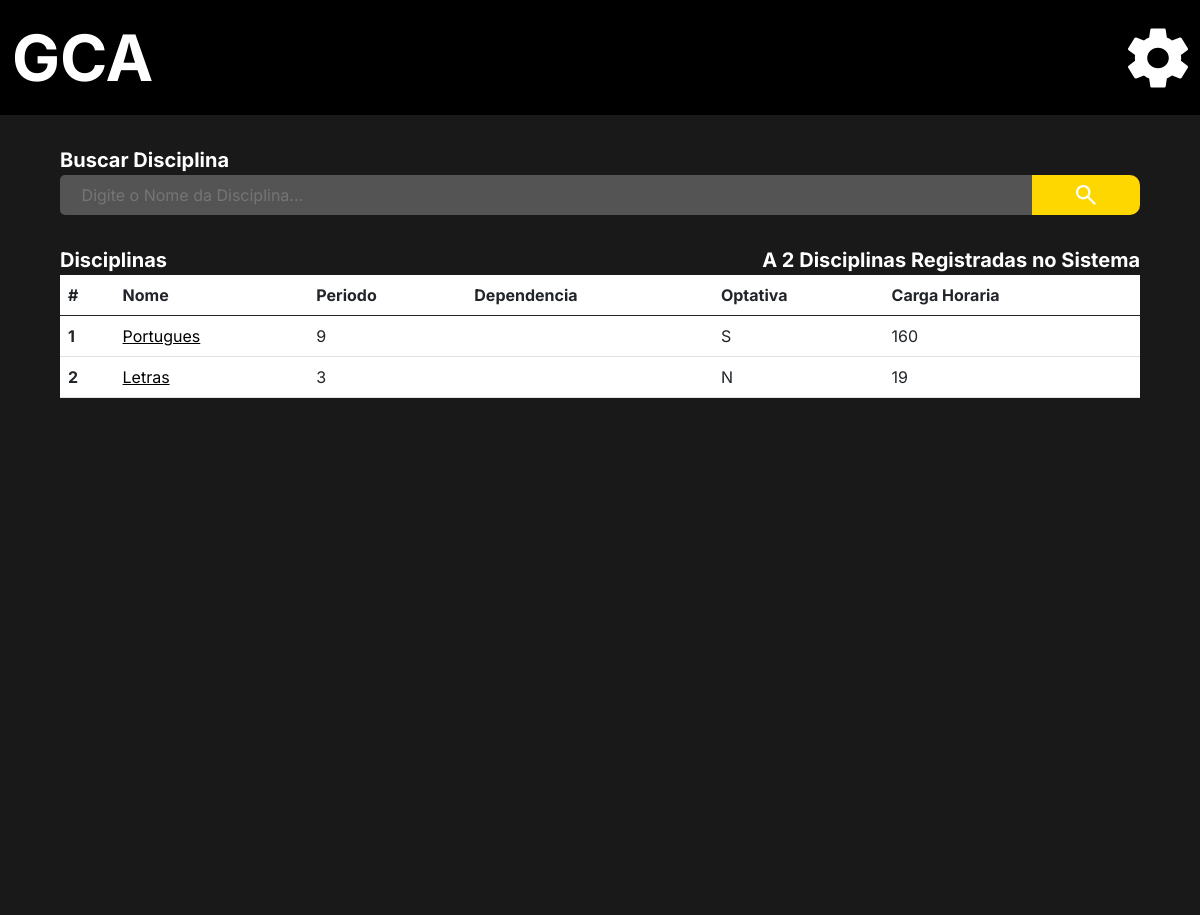
The page /adm/list_subjects/ on the database as committed earlier.
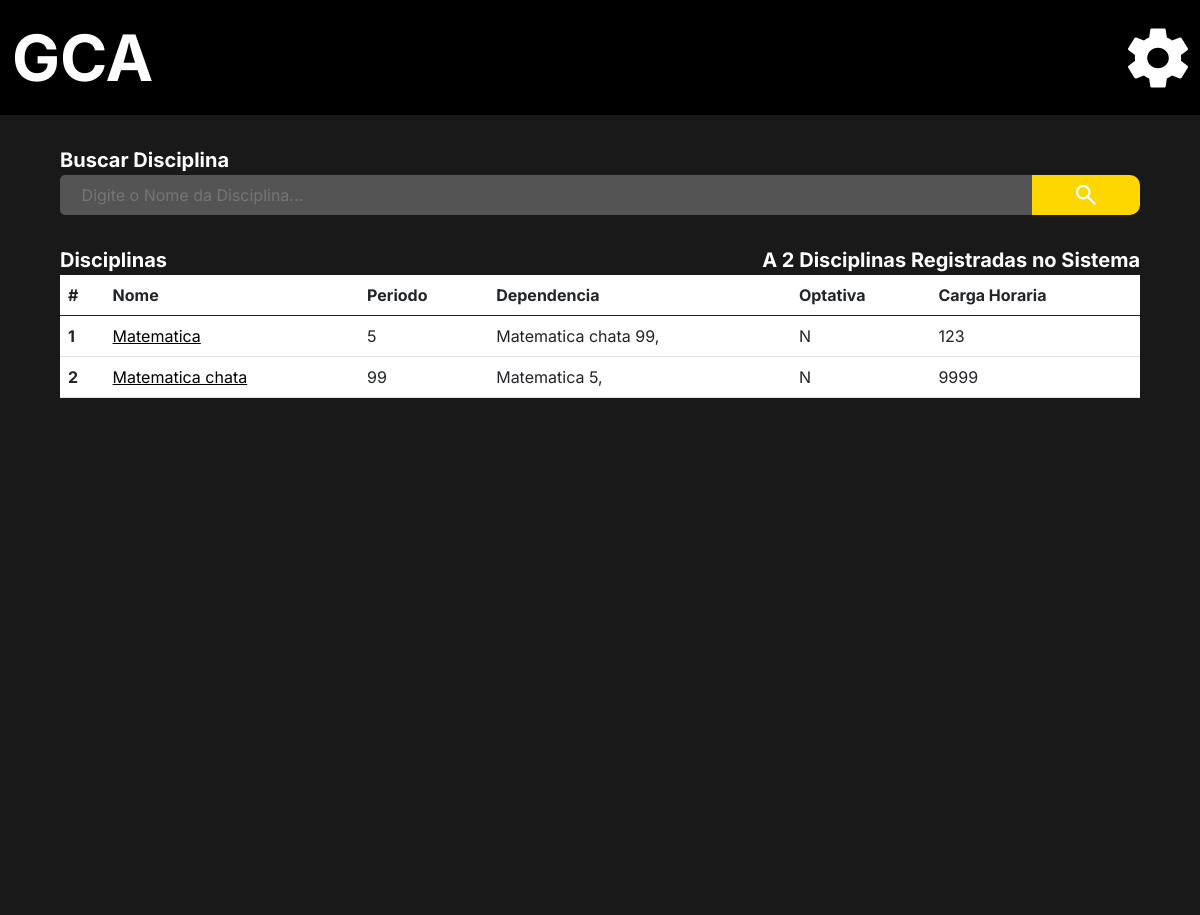
The same page on the database as committed later.
### administrador/models.py (models this page shows)
class Disciplina (models.Model):
    OPTATIVA = (
        ("S", "Sim"),
        ("N", "Não"),
    )
    nome = models.CharField(("Nome da Disciplina"), max_length=150, null=False)
    perido = models.IntegerField(("Periodo da disciplina"))
    carga_horaria = models.IntegerField(("Carga Horaria"))
    optativa = models.CharField(("Opitativa"), choices=OPTATIVA, blank=False, null=False,max_length=20)
    dependencia = models.ManyToManyField("self", verbose_name=("Dependencias"), blank=True, default='Sem Dependencia')
    verbose_name = 'Disciplina'
    verbose_name_plural = 'Disciplinas'
    def __str__(self):
        return self.nome +' '+ str(self.perido)

### administrador/views.py (the view)
# urls.py: path('adm/list_subjects/',  lista_Disciplinas, name = 'lista_disciplinas'),
def lista_Disciplinas(request):
    lista_de_disciplinas = Disciplina.objects.all()
    len_disciplinas = len(Disciplina.objects.all())
    return render(request, 'disciplina_lista.html', {'disciplina' : lista_de_disciplinas,
                                                     'len': len_disciplinas})

### administrador/templates/disciplina_lista.html (shortened to what this page needs)
{% extends 'base.html' %}
{% load static %}
{% block import_title_css %}
    <link href="https://cdn.jsdelivr.net/npm/bootstrap@5.0.2/dist/css/bootstrap.min.css" rel="stylesheet">
    <link rel="stylesheet" href="{% static 'css/lista_cursos.css' %}">
{% endblock %}
{% block main %}
<div class="main">
    <div class="search_box">
        <form action=""  method="post">
            <div>
                <label for="search_box">Buscar Disciplina</label>
            </div>
            <div class="search_bar">
                <input type="text" id="search_box" name="search_box" placeholder="Digite o Nome da Disciplina...">
                <button class="enviar_botao" type="submit">
                    <img class="lupa" src="{% static 'icons/search_thing.svg' %}" alt="">
                </button>
            </div>
        </form>
    </div>
    <div class="center">
        <div class="two_lables">
            <div>
                <p class="label_title">Disciplinas</p>
                {% if len > 1 %}
                    <p class="label_title">A {{len}} Disciplinas Registradas no Sistema</p>
                {% elif len == 1  %}
                    <p class="label_title">A {{len}} Disciplina Registrada no Sistema</p>
                {% else %}
                    <p class="label_title">A {{len}} Disciplinas Registradas no Sistema</p>
                {% endif %}
            </div>
        </div>
    </div>
    <div class="center_2">
        <div class="list">
            <table class="table">
                <thead>
                  <tr>
                    <th scope="col">#</th>
                    <th scope="col">Nome</th>
                    <th scope="col">Periodo</th>
                    <th scope="col">Dependencia</th>
                    <th scope="col">Optativa</th>
                    <th scope="col">Carga Horaria</th>
                  </tr>
                </thead>
                <tbody>
                    {% for dados in disciplina %}
                        <tr>
                            <th scope="row"> {{dados.id}} </th>
                            <td><a class="name" href="{% url 'disciplina' dados.id %}">{{dados.nome}} </a></td>
                            <td>{{dados.perido}}</td>
                            <td>
                                {% for dependencias in dados.dependencia.all %}
                                {{dependencias}},
                                {% endfor %}
                            </td>
                            <td>{{dados.optativa}}</td>
                            <td>{{dados.carga_horaria}}</td>
                        </tr>
                    {% endfor %}
                </tbody>
              </table>
        </div>
    </div>
</div>
{% endblock %}

Rows that differ between the two databases and show on the page:
now on one of the page's lists (row edited): Disciplina: nome+perido "Matematica 5"
changed Disciplina id 1: nome "Portugues" → "Matematica"; perido "9" → "5"; optativa "S" → "N"; carga_horaria "160" → "123"
now on one of the page's lists (row edited): Disciplina: nome+perido "Matematica chata 99"
changed Disciplina id 2: nome "Letras" → "Matematica chata"; perido "3" → "99"; carga_horaria "19" → "9999"
